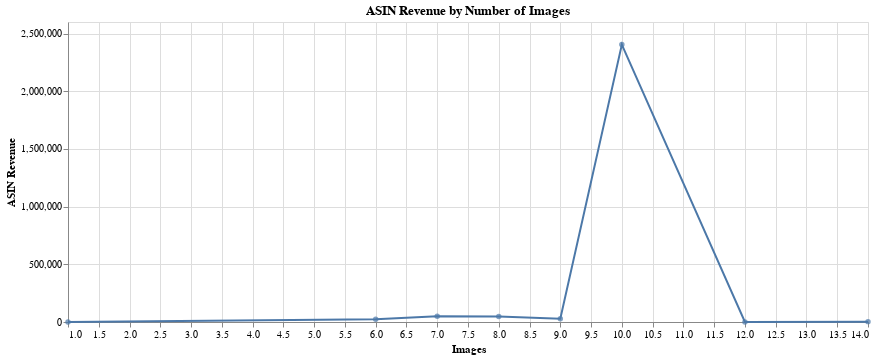

Here is the notebook cell this chart was saved with:
### Code cell
chart5 = alt.Chart(images_revenue).mark_line().encode(
    x='Images',
    y='ASIN Revenue'
).properties(
    width=800,
    title='ASIN Revenue by Number of Images'
)

points5 = alt.Chart(images_revenue).mark_point(filled=True).encode(
    x='Images',
    y='ASIN Revenue',
    tooltip=['Images', 'ASIN Revenue']
)

chart5 + points5

### Figure 1 — Vega-Lite specification as saved in the notebook (floating-point values rounded to 4 significant figures)
{"config": {"view": {"continuousWidth": 300, "continuousHeight": 300}}, "layer": [{"mark": {"type": "line"}, "encoding": {"x": {"field": "Images", "type": "quantitative"}, "y": {"field": "ASIN Revenue", "type": "quantitative"}}, "title": "ASIN Revenue by Number of Images"}, {"mark": {"type": "point", "filled": true}, "encoding": {"tooltip": [{"field": "Images", "type": "quantitative"}, {"field": "ASIN Revenue", "type": "quantitative"}], "x": {"field": "Images", "type": "quantitative"}, "y": {"field": "ASIN Revenue", "type": "quantitative"}}}], "data": {"name": "data-16178a8ba25b6a664a7bc20968731865"}, "width": 800, "$schema": "https://vega.github.io/schema/vega-lite/v5.20.1.json", "datasets": {"data-16178a8ba25b6a664a7bc20968731865": [{"Images": 1.0, "ASIN Revenue": 670.0}, {"Images": 6.0, "ASIN Revenue": 24530.0}, {"Images": 7.0, "ASIN Revenue": 49660.0}, {"Images": 8.0, "ASIN Revenue": 47870.0}, {"Images": 9.0, "ASIN Revenue": 27890.0}, {"Images": 10.0, "ASIN Revenue": 2405000.0}, {"Images": 12.0, "ASIN Revenue": 226.1}, {"Images": 14.0, "ASIN Revenue": 3202.0}]}}
